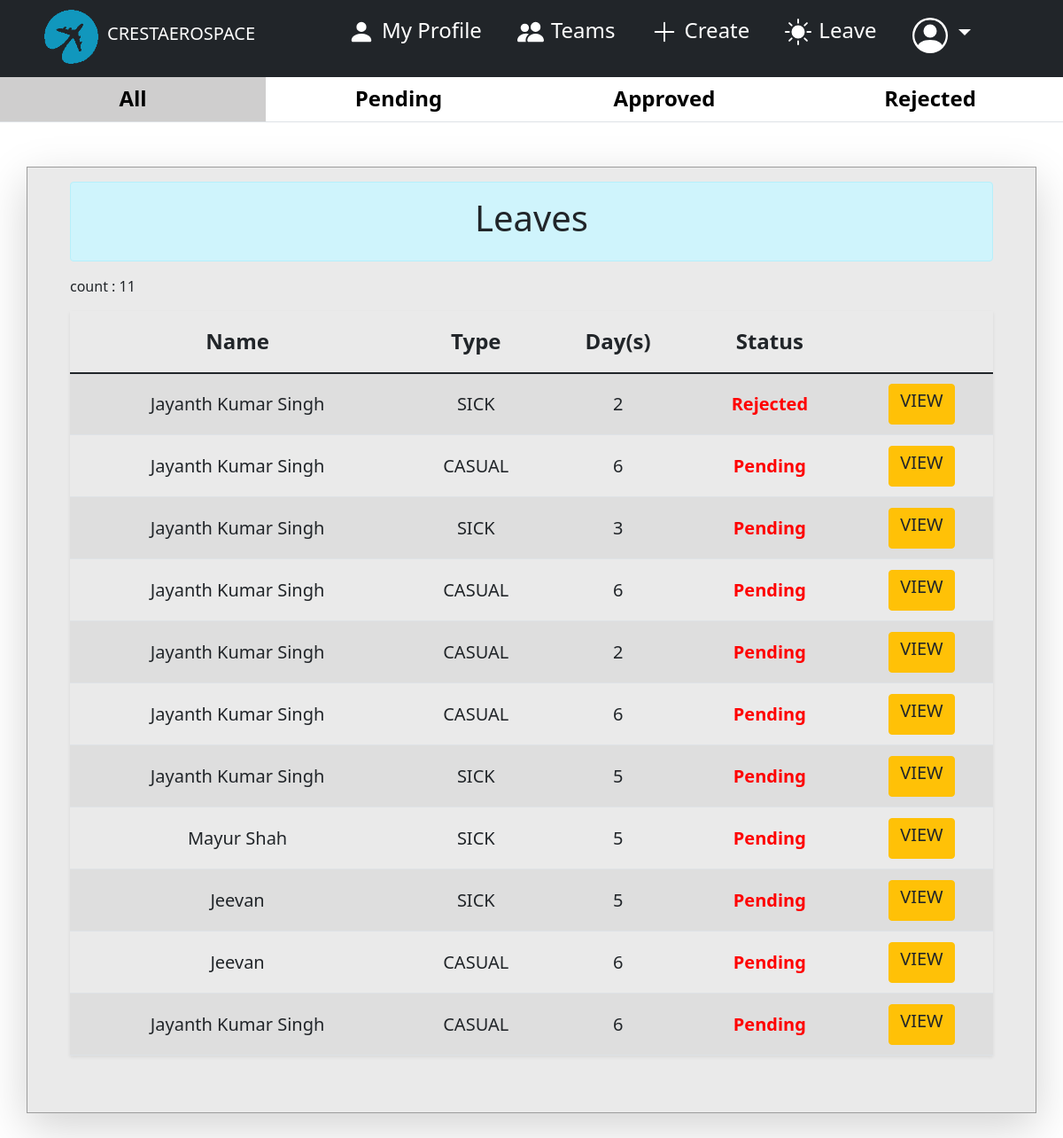
The app's page /hrms/leave/EmployeeLeaves (signed in) with its own data.
### leave/models.py (models this page shows, shortened)
class Leave(models.Model):
    user = ForeignKey(Employee,on_delete=models.CASCADE,default=1)
    startdate = models.DateField(verbose_name='Start Date',help_text='leave start date is on ..',null=True,blank=False)
    enddate = models.DateField(verbose_name='End Date',help_text='coming back on ...',null=True,blank=False)
    leavetype = models.CharField(choices=LEAVE_TYPE,max_length=25,default=LEAVE_TYPE[0],null=True,blank=False)
    reason = models.CharField(verbose_name='Reason for Leave',max_length=255,help_text='add additional information for leave',null=True,blank=True)
    casual_leave    = 20
    optional_leave  = 6
    sick_leave      = 5
    status = models.CharField(max_length=12,default='Pending')
    is_approved = models.BooleanField(default=False)
    updated = models.DateTimeField(auto_now=True, auto_now_add=False)
    created = models.DateTimeField(auto_now=False, auto_now_add=True)
    objects = LeaveManager()
    class Meta:
        verbose_name = 'Leave'
        verbose_name_plural = 'Leaves'
    @property
    def leave_days(self):
        count = 0
        startdate = self.startdate
        enddate = self.enddate
        start_date = datetime.date(startdate.year, startdate.month, startdate.day)
        end_date = datetime.date(enddate.year, enddate.month, enddate.day)
        delta = datetime.timedelta(days=1)
        while start_date <= end_date:
            day = start_date.weekday()
            start_date += delta
            if (day == 5 or day == 6):
                continue
            else:
                count += 1
        return count

### employee/models.py (models this page shows, shortened)
class Employee(AbstractBaseUser):
    email           = models.EmailField(max_length=254, verbose_name='Official Email', unique=True)
    first_name      = models.CharField(max_length=50, verbose_name="First Name")
    last_name       = models.CharField(max_length=50, verbose_name="Last Name",blank=True)
    gender          = models.CharField(max_length=10, verbose_name="Gender", choices=GENDER,blank=True)
    birthday        = models.DateField(verbose_name="Date of Birth",null=True, blank=True, help_text="MM/DD/YYYY")
    phone           = models.CharField(max_length=15, verbose_name="Phone Number", blank=True)
    blood           = models.CharField(verbose_name="Blood Type", choices=BLOOD_TYPE,blank=True, max_length=10)
    marital         = models.CharField(verbose_name="Marital Status", choices=MARITAL_STATUS,blank=True, max_length=10)
    per_email       = models.EmailField(max_length=254, verbose_name='Personal Email', unique=True, blank=True, null=True)
    c_address       = models.CharField(max_length=1000, verbose_name="Current Address", null=True, blank=True)
    p_address       = models.CharField(max_length=1000, verbose_name="Permanent Address", null=True, blank=True)
    emp_id          = models.CharField(max_length=15, verbose_name="Employee ID", unique=True)
    date_joined     = models.DateTimeField(verbose_name='Date Joined', auto_now_add=True)
    emp_status      = models.CharField(verbose_name="Employee Status", choices=STATUS,blank=False, max_length=20)
    department      = models.ForeignKey(Department,verbose_name ='Department',on_delete=models.SET_NULL,null=True,default=None)
    manager         = models.ForeignKey(to="self",verbose_name ='Reporting Manager',on_delete=models.SET_NULL,null=True,default=None, blank=True)
    role            = models.ForeignKey(Role,verbose_name ='Role',on_delete=models.SET_NULL,null=True,default=None)
    title           = models.ForeignKey(Title,verbose_name ='Job Title',on_delete=models.SET_NULL,null=True,default=None)
    position        = models.ForeignKey(Position,verbose_name ='Position',on_delete=models.SET_NULL,null=True,default=None)
    experience      = models.CharField(max_length=10, verbose_name="Work Experience", null=True, blank=True)
    is_active       = models.BooleanField(verbose_name="Active",default=True)
    last_login      = models.DateTimeField(verbose_name='Last Login', auto_now=True)
    is_admin        = models.BooleanField(verbose_name="Admin",default=False)
    is_staff        = models.BooleanField(verbose_name="Staff",default=False)
    is_superuser    = models.BooleanField(verbose_name="Superuser",default=False)
    USERNAME_FIELD = 'email'
    REQUIRED_FIELDS = ['first_name', 'emp_id',]
    objects = EmployeeManager()
    def __str__(self):
        return self.first_name + " " + self.last_name

### leave/views.py (the view)
# urls.py: path("leave/EmployeeLeaves", views.emp_leaves, name="emp_leaves"),
def emp_leaves(request):
    if not request.user.is_authenticated:
        return redirect('login_user')
    leaves = Leave.objects.all()
    context = {'leaves' : leaves, 'all' : True}
    return render(request, "leave/emp_leaves.html", context)

### leave/manager.py (called while the page is built)
	def get_queryset(self):
		return super().get_queryset()

### templates/leave/emp_leaves.html (shortened to what this page needs)
{% extends 'dashboard/dash_base.html' %}
{% load static %}
{% block content %}
<head>
</head>
<body>
  <table class="table">
    <thead class="h4">
      <tr class="text-center" style="height:50px; vertical-align: middle;">
        <th width='25%' {% if all %} style="background-color: rgb(207, 206, 206);" {% endif %}><a style="text-decoration: none; color: black;" href=" {% url 'emp_leaves' %} ">All</a>
        </th>
        <th width="25%" {% if pending %} style="background-color: rgb(207, 206, 206);" {% endif %} > <a name='pending-request' style="text-decoration: none; color: black;" href=" {% url 'leaves_pending' %} ">Pending</a> </th>
        <th width="25%" {% if approved %} style="background-color: rgb(207, 206, 206);" {% endif %} ><a style="text-decoration: none; color: black;" href=" {% url 'leaves_approved' %} ">Approved</a></th>
        <th width="25%" {% if rejected %} style="background-color: rgb(207, 206, 206);" {% endif %} ><a style="text-decoration: none; color: black;" href=" {% url 'leaves_rejected' %} ">Rejected</a>
        </th>
      </tr>
    </thead>
  </table>
  <div class="container profile px-5 pt-3 pb-5 shadow-lg">
    <center class="alert alert-info text-dark">
      <h1>Leaves</h1>
    </center>
    {% if leaves %}
    <div class="table-responsive-lg">
      <p>count : {{ leaves.count }}</p>
      <table class="table table-striped table-hover shadow-sm table-sortable" id="myTable">
        <thead class="h4">
          <tr class="text-center" style="height:70px; vertical-align: middle;">
            <th scope="col">Name</th>
            <th scope="col">Type</th>
            <th scope="col">Day(s)</th>
            <th scope="col">Status</th>
          </tr>
        </thead>
        <tbody>
          {% for leave in leaves %}
          <tr class="h5 text-center" style="height:70px; vertical-align: middle;">
            <td>{{ leave.user}}</td>
            <td>{{ leave.leavetype}}</td>
            <td>{{ leave.leave_days }}</td>
            {% if leave.is_approved %}
            <td style="color:green;font-weight: bold">{{ leave.status }}</td>
            {% else %}
            <td style="color:red;font-weight: bold">{{ leave.status }}</td>
            {% endif %}
            <td>
              <a href="{% url 'leavedetails' leave.id %}" class="btn btn-warning text-dark">
                <h5>VIEW</h5>
              </a>
            </td>
          </tr>
          {% endfor %}
        </tbody>
      </table>
      {% else %}
      <span class="mt-3">
        <h4>No Leaves can be found...</h4>
      </span>
      {% endif %}
    </div>
</body>
{% endblock content %}

### static/dashboard.css (style rules this page uses)
* { margin: 0; padding: 0; }
.profile { margin-top: 50px; margin-bottom: 100px; border: 1px solid #9c9c9c; background-color: #eaeaea; }
.table-sortable th { cursor: pointer; }

### records on screen
Leave: user "Jayanth Kumar Singh", leavetype "SICK", leave_days "2", status "Rejected"
Leave: user "Jayanth Kumar Singh", leavetype "CASUAL", leave_days "6", status "Pending"
Leave: user "Jayanth Kumar Singh", leavetype "SICK", leave_days "3", status "Pending"
Leave: user "Jayanth Kumar Singh", leavetype "CASUAL", leave_days "6", status "Pending"
Leave: user "Jayanth Kumar Singh", leavetype "CASUAL", leave_days "2", status "Pending"
Leave: user "Jayanth Kumar Singh", leavetype "CASUAL", leave_days "6", status "Pending"
Leave: user "Jayanth Kumar Singh", leavetype "SICK", leave_days "5", status "Pending"
Leave: user "Mayur Shah", leavetype "SICK", leave_days "5", status "Pending"
Leave: user "Jeevan", leavetype "SICK", leave_days "5", status "Pending"
Leave: user "Jeevan", leavetype "CASUAL", leave_days "6", status "Pending"
Leave: user "Jayanth Kumar Singh", leavetype "CASUAL", leave_days "6", status "Pending"

### other values on screen
{{ leaves.count }} "11"
